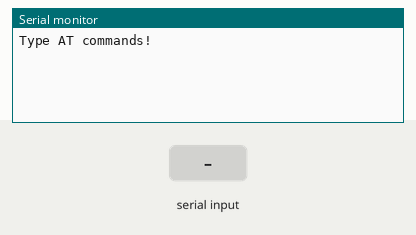
Simulated run of this sketch. Board: Arduino Mega 2560, built with avr-gcc and run on an emulated ATmega2560. Parts: the last lines printed to the serial monitor. Inputs (shaded band) come from the test bench.

Above: at 1.2 s.
1.3 s: "1" received over the second serial link
At 2.4 s:
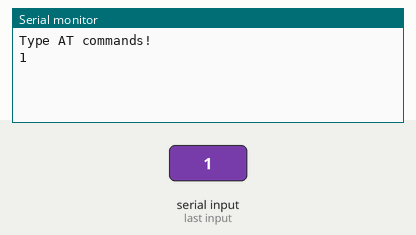
2.8 s: "0" received over the second serial link
At 3.6 s:
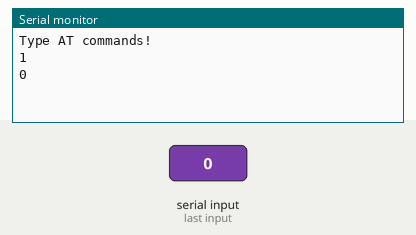

The sketch:

_029_bluetooth_change_baudrate.ino
```cpp
//http://42bots.com/tutorials/hc-06-bluetooth-module-datasheet-and-configuration-with-arduino/
//http://silabs.org.ua/bc4/hc06.pdf
String message; //string that stores the incoming message
String command = ""; // Stores response of the HC-06 Bluetooth device

void setup()
{
   // Open serial communications:
  Serial.begin(9600);
  Serial.println("Type AT commands!");

  Serial1.begin(57600); //set baud rate. this is the bluetooth baud rate, default is 9600, if you have changed to some value else, like 57600, change here.
}


void loop() {
  // Read device output if available.
  if (Serial1.available()) {
    while(Serial1.available()) { // While there is more to be read, keep reading.
      command += (char)Serial1.read();
    }

    Serial.println(command);
    command = ""; // No repeats
  }

  // Read user input if available.
  if (Serial.available()){
    delay(10); // The delay is necessary to get this working!
    Serial1.write(Serial.read());
  }
}
```

Measured:
- after the input at 1.3 s, the serial monitor: prints a new line at once (image 1)
- after the input at 2.8 s, the serial monitor: prints a new line at once (image 2)
